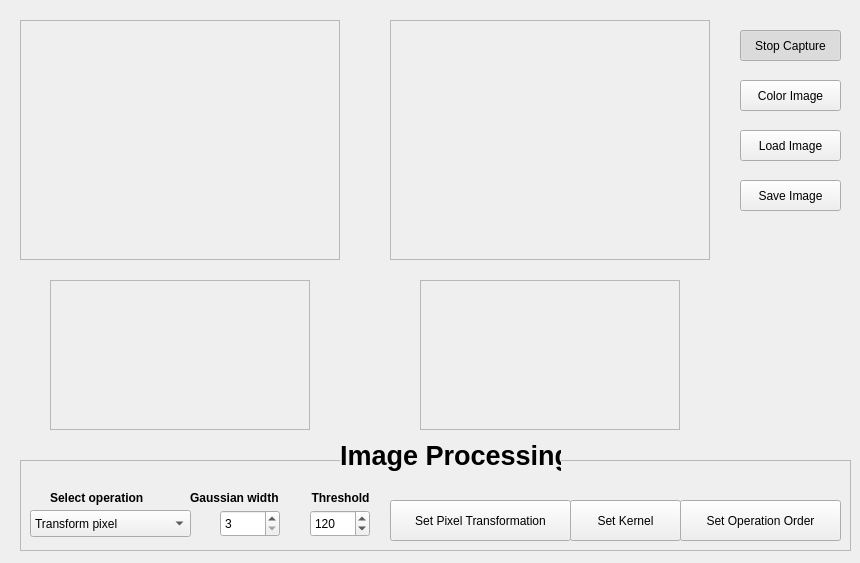
<?xml version="1.0" encoding="UTF-8"?>
<ui version="4.0">
 <class>MainWindow</class>
 <widget class="QWidget" name="MainWindow">
  <property name="geometry">
   <rect>
    <x>0</x>
    <y>0</y>
    <width>860</width>
    <height>563</height>
   </rect>
  </property>
  <property name="windowTitle">
   <string>Proyecto de Visión Artificial</string>
  </property>
  <widget class="QFrame" name="imageFrameS">
   <property name="geometry">
    <rect>
     <x>20</x>
     <y>20</y>
     <width>320</width>
     <height>240</height>
    </rect>
   </property>
   <property name="frameShape">
    <enum>QFrame::StyledPanel</enum>
   </property>
   <property name="frameShadow">
    <enum>QFrame::Raised</enum>
   </property>
  </widget>
  <widget class="QFrame" name="imageFrameD">
   <property name="geometry">
    <rect>
     <x>390</x>
     <y>20</y>
     <width>320</width>
     <height>240</height>
    </rect>
   </property>
   <property name="frameShape">
    <enum>QFrame::StyledPanel</enum>
   </property>
   <property name="frameShadow">
    <enum>QFrame::Raised</enum>
   </property>
  </widget>
  <widget class="QPushButton" name="captureButton">
   <property name="geometry">
    <rect>
     <x>740</x>
     <y>30</y>
     <width>101</width>
     <height>31</height>
    </rect>
   </property>
   <property name="text">
    <string>Stop Capture</string>
   </property>
   <property name="checkable">
    <bool>true</bool>
   </property>
   <property name="checked">
    <bool>true</bool>
   </property>
  </widget>
  <widget class="QPushButton" name="colorButton">
   <property name="geometry">
    <rect>
     <x>740</x>
     <y>80</y>
     <width>101</width>
     <height>31</height>
    </rect>
   </property>
   <property name="text">
    <string>Color Image</string>
   </property>
   <property name="checkable">
    <bool>true</bool>
   </property>
   <property name="checked">
    <bool>false</bool>
   </property>
  </widget>
  <widget class="QPushButton" name="loadButton">
   <property name="geometry">
    <rect>
     <x>740</x>
     <y>130</y>
     <width>101</width>
     <height>31</height>
    </rect>
   </property>
   <property name="text">
    <string>Load Image</string>
   </property>
   <property name="checkable">
    <bool>false</bool>
   </property>
   <property name="checked">
    <bool>false</bool>
   </property>
  </widget>
  <widget class="QFrame" name="processingFrame">
   <property name="geometry">
    <rect>
     <x>20</x>
     <y>460</y>
     <width>831</width>
     <height>91</height>
    </rect>
   </property>
   <property name="frameShape">
    <enum>QFrame::StyledPanel</enum>
   </property>
   <property name="frameShadow">
    <enum>QFrame::Raised</enum>
   </property>
   <widget class="QComboBox" name="operationComboBox">
    <property name="geometry">
     <rect>
      <x>10</x>
      <y>50</y>
      <width>161</width>
      <height>27</height>
     </rect>
    </property>
    <item>
     <property name="text">
      <string>Transform pixel</string>
     </property>
    </item>
    <item>
     <property name="text">
      <string>Thresholding</string>
     </property>
    </item>
    <item>
     <property name="text">
      <string>Equalize</string>
     </property>
    </item>
    <item>
     <property name="text">
      <string>Gaussian Blur</string>
     </property>
    </item>
    <item>
     <property name="text">
      <string>Median Blur</string>
     </property>
    </item>
    <item>
     <property name="text">
      <string>Linear Filter</string>
     </property>
    </item>
    <item>
     <property name="text">
      <string>Dilate</string>
     </property>
    </item>
    <item>
     <property name="text">
      <string>Erode</string>
     </property>
    </item>
    <item>
     <property name="text">
      <string>Apply several...</string>
     </property>
    </item>
   </widget>
   <widget class="QLabel" name="operationLabel">
    <property name="geometry">
     <rect>
      <x>30</x>
      <y>30</y>
      <width>121</width>
      <height>17</height>
     </rect>
    </property>
    <property name="text">
     <string>&lt;html&gt;&lt;head/&gt;&lt;body&gt;&lt;p&gt;&lt;span style=&quot; font-weight:600;&quot;&gt;Select operation&lt;/span&gt;&lt;/p&gt;&lt;/body&gt;&lt;/html&gt;</string>
    </property>
   </widget>
   <widget class="QLabel" name="gaussianLabel">
    <property name="geometry">
     <rect>
      <x>170</x>
      <y>30</y>
      <width>111</width>
      <height>17</height>
     </rect>
    </property>
    <property name="text">
     <string>&lt;html&gt;&lt;head/&gt;&lt;body&gt;&lt;p&gt;&lt;span style=&quot; font-weight:600;&quot;&gt;Gaussian width&lt;/span&gt;&lt;/p&gt;&lt;/body&gt;&lt;/html&gt;</string>
    </property>
   </widget>
   <widget class="QSpinBox" name="thresholdSpinBox">
    <property name="geometry">
     <rect>
      <x>290</x>
      <y>50</y>
      <width>60</width>
      <height>27</height>
     </rect>
    </property>
    <property name="maximum">
     <number>255</number>
    </property>
    <property name="value">
     <number>120</number>
    </property>
   </widget>
   <widget class="QLabel" name="gaussianLabel_2">
    <property name="geometry">
     <rect>
      <x>280</x>
      <y>30</y>
      <width>81</width>
      <height>17</height>
     </rect>
    </property>
    <property name="text">
     <string>&lt;html&gt;&lt;head/&gt;&lt;body&gt;&lt;p align=&quot;center&quot;&gt;&lt;span style=&quot; font-weight:600;&quot;&gt;Threshold&lt;/span&gt;&lt;/p&gt;&lt;/body&gt;&lt;/html&gt;</string>
    </property>
   </widget>
   <widget class="QPushButton" name="kernelButton">
    <property name="geometry">
     <rect>
      <x>550</x>
      <y>40</y>
      <width>111</width>
      <height>41</height>
     </rect>
    </property>
    <property name="text">
     <string>Set Kernel</string>
    </property>
   </widget>
   <widget class="QPushButton" name="operOrderButton">
    <property name="geometry">
     <rect>
      <x>660</x>
      <y>40</y>
      <width>161</width>
      <height>41</height>
     </rect>
    </property>
    <property name="text">
     <string>Set Operation Order</string>
    </property>
   </widget>
   <widget class="QPushButton" name="pixelTButton">
    <property name="geometry">
     <rect>
      <x>370</x>
      <y>40</y>
      <width>181</width>
      <height>41</height>
     </rect>
    </property>
    <property name="text">
     <string>Set Pixel Transformation</string>
    </property>
   </widget>
   <widget class="QSpinBox" name="gaussWidthBox">
    <property name="geometry">
     <rect>
      <x>200</x>
      <y>50</y>
      <width>60</width>
      <height>27</height>
     </rect>
    </property>
    <property name="minimum">
     <number>3</number>
    </property>
    <property name="maximum">
     <number>19</number>
    </property>
    <property name="singleStep">
     <number>2</number>
    </property>
    <property name="value">
     <number>3</number>
    </property>
   </widget>
  </widget>
  <widget class="QLabel" name="label">
   <property name="geometry">
    <rect>
     <x>340</x>
     <y>440</y>
     <width>221</width>
     <height>31</height>
    </rect>
   </property>
   <property name="autoFillBackground">
    <bool>true</bool>
   </property>
   <property name="text">
    <string>&lt;html&gt;&lt;head/&gt;&lt;body&gt;&lt;p&gt;&lt;span style=&quot; font-size:20pt; font-weight:600;&quot;&gt;Image Processing&lt;/span&gt;&lt;/p&gt;&lt;/body&gt;&lt;/html&gt;</string>
   </property>
   <property name="textFormat">
    <enum>Qt::RichText</enum>
   </property>
  </widget>
  <widget class="QPushButton" name="saveButton">
   <property name="geometry">
    <rect>
     <x>740</x>
     <y>180</y>
     <width>101</width>
     <height>31</height>
    </rect>
   </property>
   <property name="text">
    <string>Save Image</string>
   </property>
   <property name="checkable">
    <bool>false</bool>
   </property>
   <property name="checked">
    <bool>false</bool>
   </property>
  </widget>
  <widget class="QFrame" name="histoFrameS">
   <property name="geometry">
    <rect>
     <x>50</x>
     <y>280</y>
     <width>260</width>
     <height>150</height>
    </rect>
   </property>
   <property name="frameShape">
    <enum>QFrame::StyledPanel</enum>
   </property>
   <property name="frameShadow">
    <enum>QFrame::Raised</enum>
   </property>
   <property name="lineWidth">
    <number>4</number>
   </property>
  </widget>
  <widget class="QFrame" name="histoFrameD">
   <property name="geometry">
    <rect>
     <x>420</x>
     <y>280</y>
     <width>260</width>
     <height>150</height>
    </rect>
   </property>
   <property name="frameShape">
    <enum>QFrame::StyledPanel</enum>
   </property>
   <property name="frameShadow">
    <enum>QFrame::Raised</enum>
   </property>
   <property name="lineWidth">
    <number>4</number>
   </property>
  </widget>
 </widget>
 <tabstops>
  <tabstop>captureButton</tabstop>
  <tabstop>colorButton</tabstop>
  <tabstop>loadButton</tabstop>
  <tabstop>saveButton</tabstop>
  <tabstop>operationComboBox</tabstop>
  <tabstop>gaussWidthBox</tabstop>
  <tabstop>thresholdSpinBox</tabstop>
  <tabstop>pixelTButton</tabstop>
  <tabstop>kernelButton</tabstop>
  <tabstop>operOrderButton</tabstop>
 </tabstops>
 <resources/>
 <connections/>
</ui>
